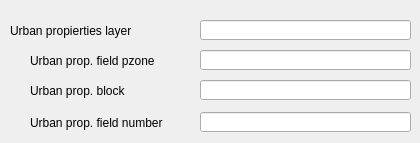
     <widget class="QWidget" name="tab_8">
      <attribute name="title">
       <string>Urban propierties</string>
      </attribute>
      <widget class="QLabel" name="label_urban_layer">
       <property name="geometry">
        <rect>
         <x>10</x>
         <y>20</y>
         <width>191</width>
         <height>22</height>
        </rect>
       </property>
       <property name="font">
        <font>
         <pointsize>9</pointsize>
        </font>
       </property>
       <property name="frameShape">
        <enum>QFrame::NoFrame</enum>
       </property>
       <property name="frameShadow">
        <enum>QFrame::Plain</enum>
       </property>
       <property name="text">
        <string>Urban propierties layer</string>
       </property>
       <property name="textFormat">
        <enum>Qt::AutoText</enum>
       </property>
       <property name="scaledContents">
        <bool>false</bool>
       </property>
       <property name="alignment">
        <set>Qt::AlignLeading|Qt::AlignLeft|Qt::AlignVCenter</set>
       </property>
       <property name="margin">
        <number>3</number>
       </property>
      </widget>
      <widget class="QLabel" name="label_urban_number">
       <property name="geometry">
        <rect>
         <x>30</x>
         <y>112</y>
         <width>171</width>
         <height>22</height>
        </rect>
       </property>
       <property name="font">
        <font>
         <pointsize>9</pointsize>
        </font>
       </property>
       <property name="frameShape">
        <enum>QFrame::NoFrame</enum>
       </property>
       <property name="frameShadow">
        <enum>QFrame::Plain</enum>
       </property>
       <property name="text">
        <string>Urban prop. field number</string>
       </property>
       <property name="textFormat">
        <enum>Qt::AutoText</enum>
       </property>
       <property name="scaledContents">
        <bool>false</bool>
       </property>
       <property name="alignment">
        <set>Qt::AlignLeading|Qt::AlignLeft|Qt::AlignVCenter</set>
       </property>
       <property name="margin">
        <number>3</number>
       </property>
      </widget>
      <widget class="QLabel" name="label_urban_pzone">
       <property name="geometry">
        <rect>
         <x>30</x>
         <y>50</y>
         <width>171</width>
         <height>22</height>
        </rect>
       </property>
       <property name="font">
        <font>
         <pointsize>9</pointsize>
        </font>
       </property>
       <property name="frameShape">
        <enum>QFrame::NoFrame</enum>
       </property>
       <property name="frameShadow">
        <enum>QFrame::Plain</enum>
       </property>
       <property name="text">
        <string>Urban prop. field pzone</string>
       </property>
       <property name="textFormat">
        <enum>Qt::AutoText</enum>
       </property>
       <property name="scaledContents">
        <bool>false</bool>
       </property>
       <property name="alignment">
        <set>Qt::AlignLeading|Qt::AlignLeft|Qt::AlignVCenter</set>
       </property>
       <property name="margin">
        <number>3</number>
       </property>
      </widget>
      <widget class="QLineEdit" name="urban_propierties_field_pzone">
       <property name="geometry">
        <rect>
         <x>200</x>
         <y>50</y>
         <width>211</width>
         <height>20</height>
        </rect>
       </property>
       <property name="text">
        <string/>
       </property>
      </widget>
      <widget class="QLineEdit" name="urban_propierties_field_number">
       <property name="geometry">
        <rect>
         <x>200</x>
         <y>112</y>
         <width>211</width>
         <height>20</height>
        </rect>
       </property>
       <property name="text">
        <string/>
       </property>
      </widget>
      <widget class="QLineEdit" name="urban_propierties_layer">
       <property name="geometry">
        <rect>
         <x>200</x>
         <y>20</y>
         <width>211</width>
         <height>20</height>
        </rect>
       </property>
       <property name="text">
        <string/>
       </property>
      </widget>
      <widget class="QLabel" name="label_urban_block">
       <property name="geometry">
        <rect>
         <x>30</x>
         <y>80</y>
         <width>171</width>
         <height>22</height>
        </rect>
       </property>
       <property name="font">
        <font>
         <pointsize>9</pointsize>
        </font>
       </property>
       <property name="frameShape">
        <enum>QFrame::NoFrame</enum>
       </property>
       <property name="frameShadow">
        <enum>QFrame::Plain</enum>
       </property>
       <property name="text">
        <string>Urban prop. block</string>
       </property>
       <property name="textFormat">
        <enum>Qt::AutoText</enum>
       </property>
       <property name="scaledContents">
        <bool>false</bool>
       </property>
       <property name="alignment">
        <set>Qt::AlignLeading|Qt::AlignLeft|Qt::AlignVCenter</set>
       </property>
       <property name="margin">
        <number>3</number>
       </property>
      </widget>
      <widget class="QLineEdit" name="urban_propierties_field_block">
       <property name="geometry">
        <rect>
         <x>200</x>
         <y>80</y>
         <width>211</width>
         <height>20</height>
        </rect>
       </property>
       <property name="text">
        <string/>
       </property>
      </widget>
     </widget>
